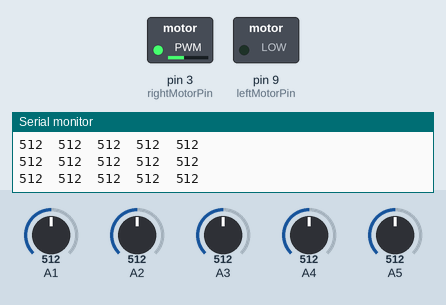
Recording of a sketch running on a simulated Arduino Uno, built with avr-gcc and run on an emulated ATmega328P. Shown: switched loads named in the sketch (green lamp = pin HIGH), the last lines printed to the serial monitor. The inputs (shaded band) are chosen by the test bench; at power-on: A3 = 512, A1 = 512, A2 = 512, A4 = 512, A5 = 512.

Above: at 1.2 s.
1.3 s: A3 set to 306
At 2.0 s:
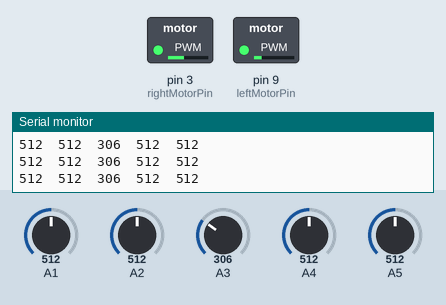
2.8 s: A3 set to 30
At 3.5 s:
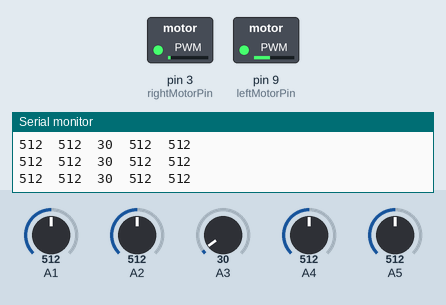
4.3 s: A3 set to 210
At 5.3 s:
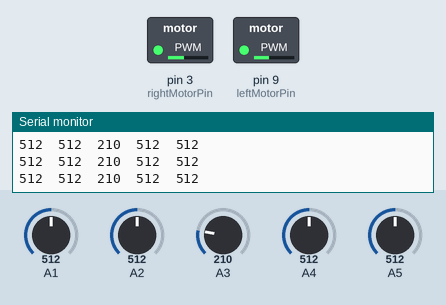
5.8 s: A1 set to 109
8.8 s: A1 set to 92
10.3 s: A2 set to 105
11.8 s: A2 set to 95
Timing chart, 0 to 14.3 s (numbered marks = the images above; inputs shaded):
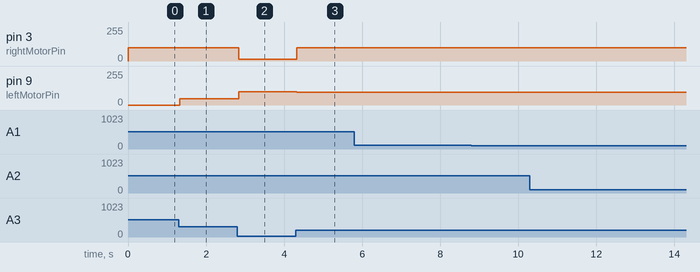

The sketch:

pid.ino
```cpp
const int leftMotorPin = 9;
const int rightMotorPin = 3;

const int sensorThreshold = 200;

const int fullSpeed = 100;

int sensors[5];

const float Kp = 0.5;

float error = sensors[2] - sensorThreshold;
float correction = Kp * error;
const int some_small_value = 10;  // 5% of 200

void setup() {
  pinMode(leftMotorPin, OUTPUT);
  pinMode(rightMotorPin, OUTPUT);

  Serial.begin(9600);  // For debugging purposes
}

void loop() {

  sensors[0] = analogRead(A1);
  sensors[1] = analogRead(A2);
  sensors[2] = analogRead(A3);
  sensors[3] = analogRead(A4);
  sensors[4] = analogRead(A5);

  // Debugging
  for (int i = 0; i < 5; i++) {
    Serial.print(sensors[i]);
    Serial.print("\t");
  }
  Serial.println();

  float error = sensors[2] - sensorThreshold;
  float correction = Kp * error;

  if (abs(error) < some_small_value) {
    driveStraight();
  } else {
    adjustMotors(correction);
  }
}

void adjustMotors(float correction) {
  int leftSpeed = fullSpeed - correction;
  int rightSpeed = fullSpeed + correction;

  // Ensure motor speeds don't exceed fullSpeed or go below 0.
  leftSpeed = constrain(leftSpeed, 0, fullSpeed);
  rightSpeed = constrain(rightSpeed, 0, fullSpeed);

  analogWrite(leftMotorPin, leftSpeed);
  analogWrite(rightMotorPin, rightSpeed);
}

void driveStraight() {
  analogWrite(leftMotorPin, fullSpeed);
  analogWrite(rightMotorPin, fullSpeed);
}
```

Measured:
- after the input at 1.3 s, pin 9 (leftMotorPin): 0/255 → 47/255 at once
- after the input at 2.8 s, pin 3 (rightMotorPin): 100/255 → 15/255 at once; pin 9 (leftMotorPin): 47/255 → 100/255 at once
- after the input at 4.3 s, pin 3 (rightMotorPin): 15/255 → 100/255 at once; pin 9 (leftMotorPin): 100/255 → 95/255 at once
